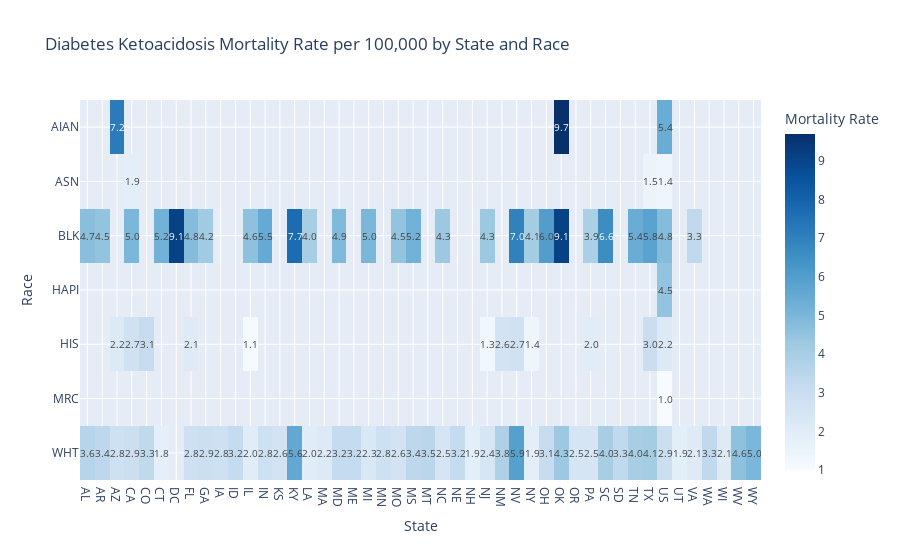

Here is the notebook cell this chart was saved with:
### Code cell
pivot_data = filtered_data.pivot_table(
    values='DataValue',
    index='StratificationID1', 
    columns='LocationAbbr', 
)

# Create a heatmap using Plotly 
fig = px.imshow(
    pivot_data,
    labels=dict(x="State", y="Race", color="Mortality Rate"),
    x=pivot_data.columns,
    y=pivot_data.index,
    title="Diabetes Ketoacidosis Mortality Rate per 100,000 by State and Race",
    aspect="auto",
    color_continuous_scale='Blues'
)

# Adding text to each cell manually
fig.update_traces(texttemplate="%{z:.1f}", textfont={"size": 10})

# Show the plot
fig.show()

### Figure 1 — Plotly figure (JSON) as saved in the notebook; plotly's stock layout.template omitted (floating-point values rounded to 4 significant figures; data arrays with more than 128 entries replaced by an {"elided": "..."} marker saying what was removed)
{"data": [{"coloraxis": "coloraxis", "hovertemplate": "State: %{x}<br>Race: %{y}<br>Mortality Rate: %{z}<extra></extra>", "name": "0", "textfont": {"size": 10}, "texttemplate": "%{z:.1f}", "type": "heatmap", "x": ["AL", "AR", "AZ", "CA", "CO", "CT", "DC", "FL", "GA", "IA", "ID", "IL", "IN", "KS", "KY", "LA", "MA", "MD", "ME", "MI", "MN", "MO", "MS", "MT", "NC", "NE", "NH", "NJ", "NM", "NV", "NY", "OH", "OK", "OR", "PA", "SC", "SD", "TN", "TX", "US", "UT", "VA", "WA", "WI", "WV", "WY"], "xaxis": "x", "y": ["AIAN", "ASN", "BLK", "HAPI", "HIS", "MRC", "WHT"], "yaxis": "y", "z": {"elided": "7x46 float values"}}], "layout": {"coloraxis": {"colorbar": {"title": {"text": "Mortality Rate"}}, "colorscale": [[0, "rgb(247,251,255)"], [0.125, "rgb(222,235,247)"], [0.25, "rgb(198,219,239)"], [0.375, "rgb(158,202,225)"], [0.5, "rgb(107,174,214)"], [0.625, "rgb(66,146,198)"], [0.75, "rgb(33,113,181)"], [0.875, "rgb(8,81,156)"], [1, "rgb(8,48,107)"]]}, "title": {"text": "Diabetes Ketoacidosis Mortality Rate per 100,000 by State and Race"}, "xaxis": {"anchor": "y", "domain": [0, 1], "title": {"text": "State"}}, "yaxis": {"anchor": "x", "autorange": "reversed", "domain": [0, 1], "title": {"text": "Race"}}}}
